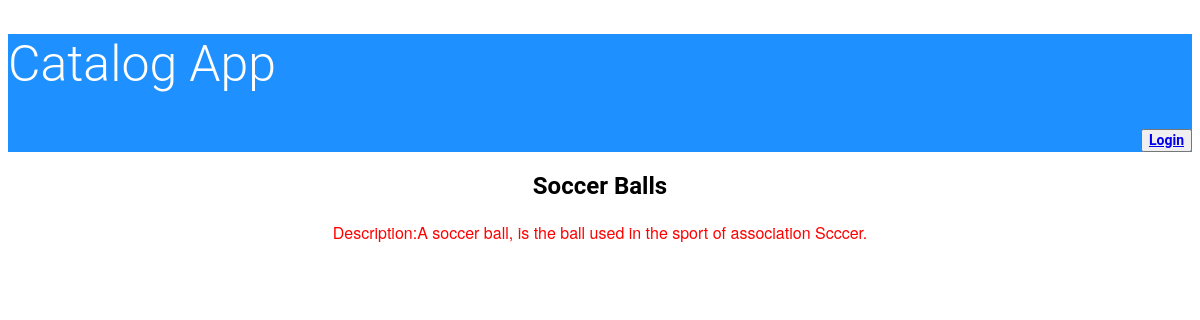
The page /Soccer/Soccer Balls on the database its author committed.
### database_setup.py (models this page shows, shortened)
class Items(Base):
    __tablename__ = 'items'
    title = Column(String(80), nullable = False)
    id = Column(Integer, primary_key = True)
    description = Column(String(250))
    category_id = Column(Integer,ForeignKey('category.id'))
    category = relationship(Category)
    user_id = Column(Integer,ForeignKey('user.id'))
    user = relationship(User)

### application.py (the view)
@app.route('/<string:name>/<string:title>')
def showitemdescrpition(name, title):
    category = session.query(Category).filter(name == Category.name).one()
    itemtitle = session.query(Items).filter(title == Items.title).one()
    if 'username' not in login_session:
        return render_template(
            'publicitemsdesc.html',
            itemtitle=itemtitle,
            category=category)
    else:
        return render_template(
            'itemsdesc.html',
            itemtitle=itemtitle,
            category=category)

### templates/publicitemsdesc.html
<!DOCTYPE html>
<html>
<head>
  <link rel=stylesheet type=text/css href="{{ url_for('static', filename='styles.css') }}">
</head>
<body>
<header>
 <h1>Catalog App</h1>
 <p align="right">
  <button class="login-button" type="button" class="btn btn-primary btn-lg">
		<a href={{url_for('showLogin')}}>Login</a>
            </button>
</P>
</header>
<div style="text-align:center;" >
<h2>{{itemtitle.title}}</h2>
<div>
  <p style="text-align:center;"> Description:{{itemtitle.description}}</p>
</div>
</div>
</body>
</html>

### static/styles.css (style rules this page uses)
* { font-family: "Helvetica Neue Bold", Roboto, Helvetica, Arial, sans-serif; font-weight: 700; }
header { background-color:DodgerBlue; }
h1 { font-family: "Helvetica Neue Light", Roboto, Helvetica, Arial, sans-serif; font-size: 50px; color: white; line-height: 60px; font-weight: 300; }
h2 { font-size: 24px; color: black; line-height: 29px; }
p { font-family: "Helvetica Neue", Roboto, Helvetica, Arial, sans-serif; font-size: 16px; color:red; line-height: 24px; font-weight: 400; }
a { font-size: 14px; line-height: 17px; }

### rows shown on the page
Items: title "Soccer Balls", description "A soccer ball, is the ball used in the sport of association Scccer."
